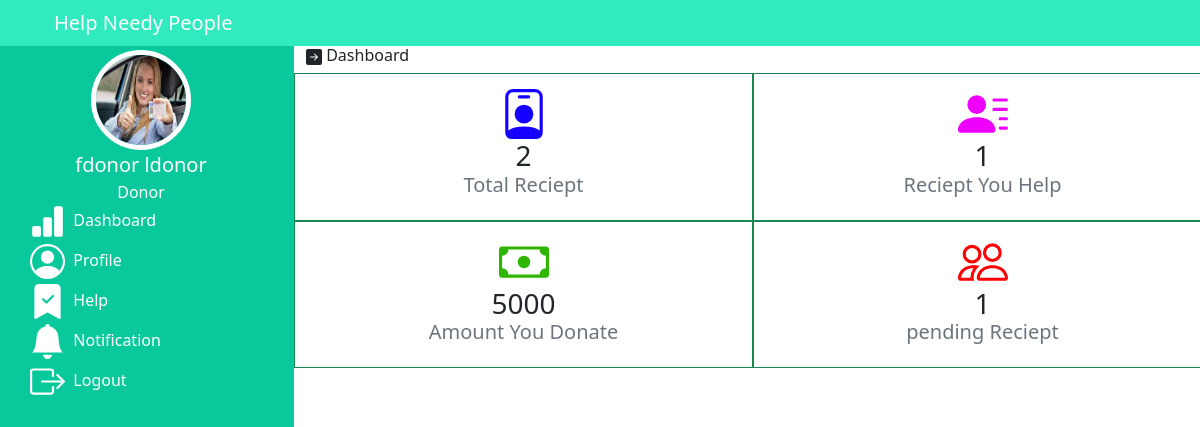
The app's page /donor/donor.php (signed in) with its own data.
### tables this page shows
CREATE TABLE `user` (
  `id` int(6) UNSIGNED NOT NULL,
  `role` varchar(30) NOT NULL,
  `fname` varchar(30) NOT NULL,
  `lname` varchar(30) NOT NULL,
  `photo` varchar(50) DEFAULT NULL,
  `address` varchar(50) DEFAULT NULL,
  `mobile` varchar(30) NOT NULL,
  `email` varchar(50) NOT NULL,
  `pass` varchar(300) NOT NULL,
  `otp` varchar(6) DEFAULT NULL
);

### donor/donor.php (the view, shortened to what this page needs)
<!doctype html>
<html lang="en">
<head>
    <link href="https://cdn.jsdelivr.net/npm/bootstrap@5.0.2/dist/css/bootstrap.min.css" rel="stylesheet"
>
</head>
<body>
    <div class="row sticky-top">
        <div class="col-12">
            <nav class="navbar navbar-expand-lg navbar-dark" style="background-color: rgb(50, 234, 191);">
                <div class="container justify-content-between">
                    <div><a class="navbar-brand" href="donor.php">Help Needy People</a></div>
                </div>
            </nav>
        </div>
    </div>
    <div class="row">
        <div class="col-3 vh-100  overflow-auto text-white" style="background-color: rgb(9, 200, 155);">
            <div class="row justify-content-around">
            <?php
                  include_once '../includes/conn.php';
                     $aid=$_SESSION['id'];
          $query="select * from user where id='$aid'";
          $result=mysqli_query($conn,$query);
         while ($row=mysqli_fetch_array($result)){
             ?>
                <div class="col-12">
                <center>
                        <img src=<?= $row['photo']; ?> width="100px" height="100px" alt=""
                            class="rounded-circle border border-white border-5 mt-1">
                    </center>
                </div>
            </div>
            <div class="row  justify-content-around">
            <div class="col-12">
                    <center>
                        <p class="m-0" style="font-size: 20px;"><?= $row['fname']; ?> <?= $row['lname']; ?></p>
                        <p class="m-0 ">Donor</p>
                    </center>
                </div>
                <?php } ?>
            </div>
            <div class="menu">
                <a href="donor.php"> &nbsp;Dashboard</a>
                <a href="dprofile.php"> &nbsp;Profile</a>
                <a href="dhelp.php"> &nbsp;Help</a>
                <a href="dnotifiction.php"><svg xmlns="http://www.w3.org/2000/svg" width="35" height="35"
                        fill="currentColor" class="bi bi-bell-fill" viewBox="0 0 16 16">
                        <path
                            d="M8 16a2 2 0 0 0 2-2H6a2 2 0 0 0 2 2zm.995-14.901a1 1 0 1 0-1.99 0A5.002 5.002 0 0 0 3 6c0 1.098-.5 6-2 7h14c-1.5-1-2-5.902-2-7 0-2.42-1.72-4.44-4.005-4.901z" />
                    </svg> &nbsp;Notification</a>
                <a href="../logout.php"> &nbsp;Logout</a>
            </div>
        </div>
        <div class="col-9 vh-100 overflow-auto">
            <h6> Dashboard</h6>
            <div class="row">
                <div class="col-6 border border-success">
                    <center>
                        <h3>
                        <?php
                        $sql= "SELECT * FROM user where role='Recipient'";
                        $result=mysqli_query($conn,$sql);
                        $rowcount1=mysqli_num_rows($result);
                            echo $rowcount1;
                        ?>
                        </h3>
                        <h5 class="text-muted">Total Reciept</h5>
                    </center>
                </div>
                <div class="col-6 border border-success">
                    <center>
                        <h3>
                        <?php
                        $sql= "SELECT distinct(rid) FROM help where did=$aid";
                        $result=mysqli_query($conn,$sql);
                        $rowcount=mysqli_num_rows($result);
                            echo $rowcount;
                        ?>
                        </h3>
                        <h5 class="text-muted">Reciept You Help</h5>
                    </center>
                </div>
            </div>
            <div class="row">
                <div class="col-6 border border-success">
                    <center>
                        <?php
                        $sql="SELECT sum(hamount) FROM help where did=$aid";
                        $result=mysqli_query($conn,$sql);
         while ($row=mysqli_fetch_array($result)){
             $hfund=$row['sum(hamount)'];
            } ?>
             <h3><?=$hfund ?></h3>
                        <h5 class="text-muted">Amount You Donate</h5>
                    </center>
                </div>
                <div class="col-6 border border-success">
                    <center>
                        <h3><?=($rowcount1-$rowcount) ?></h3>
                        <h5 class="text-muted">pending Reciept</h5>
                    </center>
                </div>
            </div>
        </div>
    </div>
</body>
</html>

### donor/donor.php (style rules this page uses)
.menu a { text-decoration: none; display: block; color: white; align-items: center; margin: 0 auto; margin-left: 30px; margin-bottom: 5px; }
.col-6 h3 { margin-bottom: 0px; }
.col-6 { padding: 15px; }

### records on screen
user: photo (picture), fname "fdonor", lname "ldonor"

### other values on screen
$rowcount1 "2"
$rowcount "1"
$hfund "5000"
$rowcount1-$rowcount "1"
